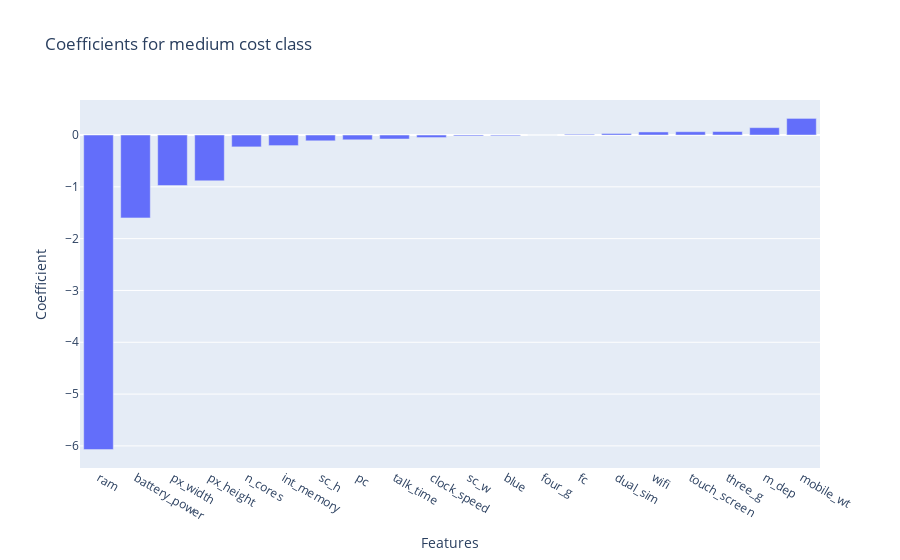

Notebook code for this chart:
### Code cell
# For medium cost class
medium_cost=log_features.sort_values(by=1)
fig=px.bar(medium_cost, x='Features', y=1, 
           title="Coefficients for medium cost class", labels={"1": 'Coefficient'})
fig.show()

### Figure 1 — Plotly figure (JSON) as saved in the notebook; plotly's stock layout.template omitted (floating-point values rounded to 4 significant figures)
{"data": [{"alignmentgroup": "True", "hovertemplate": "Features=%{x}<br>Coefficient=%{y}<extra></extra>", "legendgroup": "", "marker": {"color": "#636efa", "pattern": {"shape": ""}}, "name": "", "offsetgroup": "", "orientation": "v", "showlegend": false, "textposition": "auto", "type": "bar", "x": ["ram", "battery_power", "px_width", "px_height", "n_cores", "int_memory", "sc_h", "pc", "talk_time", "clock_speed", "sc_w", "blue", "four_g", "fc", "dual_sim", "wifi", "touch_screen", "three_g", "m_dep", "mobile_wt"], "xaxis": "x", "y": [-6.071, -1.6, -0.9742, -0.8848, -0.2289, -0.2041, -0.1117, -0.09204, -0.07715, -0.04893, -0.018, -0.01554, -0.0003751, 0.01441, 0.02973, 0.05942, 0.06402, 0.06715, 0.1425, 0.321], "yaxis": "y"}], "layout": {"barmode": "relative", "legend": {"tracegroupgap": 0}, "title": {"text": "Coefficients for medium cost class"}, "xaxis": {"anchor": "y", "domain": [0, 1], "title": {"text": "Features"}}, "yaxis": {"anchor": "x", "domain": [0, 1], "title": {"text": "Coefficient"}}}}
